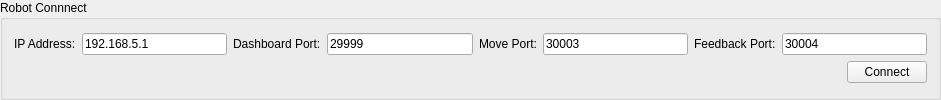
      <widget class="QGroupBox" name="groupBox">
       <property name="title">
        <string>Robot Connnect</string>
       </property>
       <layout class="QGridLayout" name="gridLayout">
        <item row="0" column="0">
         <layout class="QVBoxLayout" name="verticalLayout">
          <item>
           <layout class="QHBoxLayout" name="horizontalLayout">
            <item>
             <widget class="QLabel" name="label">
              <property name="sizePolicy">
               <sizepolicy hsizetype="Preferred" vsizetype="Fixed">
                <horstretch>0</horstretch>
                <verstretch>0</verstretch>
               </sizepolicy>
              </property>
              <property name="text">
               <string>IP Address:</string>
              </property>
             </widget>
            </item>
            <item>
             <widget class="QLineEdit" name="lineEditIP">
              <property name="text">
               <string>192.168.5.1</string>
              </property>
             </widget>
            </item>
            <item>
             <widget class="QLabel" name="label_2">
              <property name="sizePolicy">
               <sizepolicy hsizetype="Preferred" vsizetype="Fixed">
                <horstretch>0</horstretch>
                <verstretch>0</verstretch>
               </sizepolicy>
              </property>
              <property name="text">
               <string>Dashboard Port:</string>
              </property>
             </widget>
            </item>
            <item>
             <widget class="QLineEdit" name="lineEditDashPort">
              <property name="text">
               <string>29999</string>
              </property>
             </widget>
            </item>
            <item>
             <widget class="QLabel" name="label_3">
              <property name="sizePolicy">
               <sizepolicy hsizetype="Preferred" vsizetype="Fixed">
                <horstretch>0</horstretch>
                <verstretch>0</verstretch>
               </sizepolicy>
              </property>
              <property name="text">
               <string>Move Port:</string>
              </property>
             </widget>
            </item>
            <item>
             <widget class="QLineEdit" name="lineEditMovePort">
              <property name="text">
               <string>30003</string>
              </property>
             </widget>
            </item>
            <item>
             <widget class="QLabel" name="label_4">
              <property name="sizePolicy">
               <sizepolicy hsizetype="Preferred" vsizetype="Fixed">
                <horstretch>0</horstretch>
                <verstretch>0</verstretch>
               </sizepolicy>
              </property>
              <property name="text">
               <string>Feedback Port:</string>
              </property>
             </widget>
            </item>
            <item>
             <widget class="QLineEdit" name="lineEditFeedbackPort">
              <property name="text">
               <string>30004</string>
              </property>
             </widget>
            </item>
           </layout>
          </item>
          <item>
           <layout class="QHBoxLayout" name="horizontalLayout_2">
            <item>
             <spacer name="horizontalSpacer">
              <property name="orientation">
               <enum>Qt::Horizontal</enum>
              </property>
              <property name="sizeHint" stdset="0">
               <size>
                <width>833</width>
                <height>20</height>
               </size>
              </property>
             </spacer>
            </item>
            <item>
             <widget class="QPushButton" name="btnConnect">
              <property name="text">
               <string>Connect</string>
              </property>
             </widget>
            </item>
           </layout>
          </item>
         </layout>
        </item>
       </layout>
      </widget>
